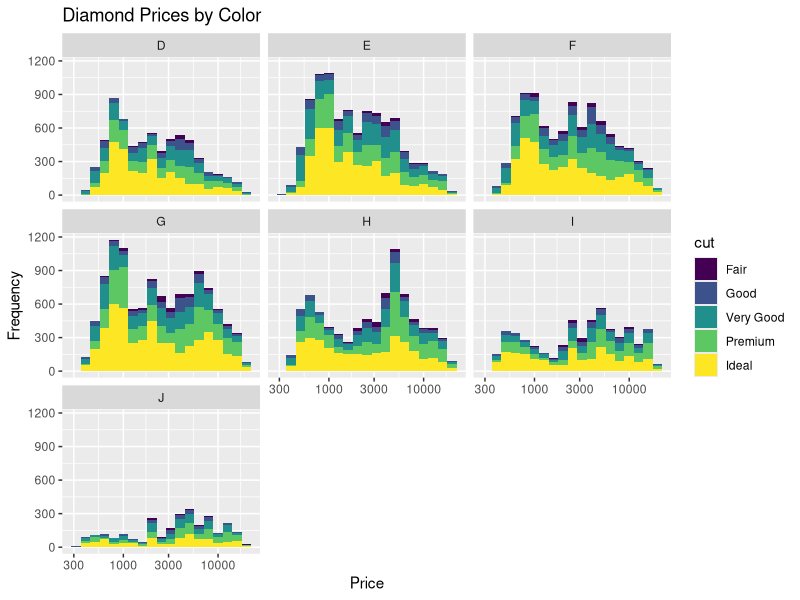
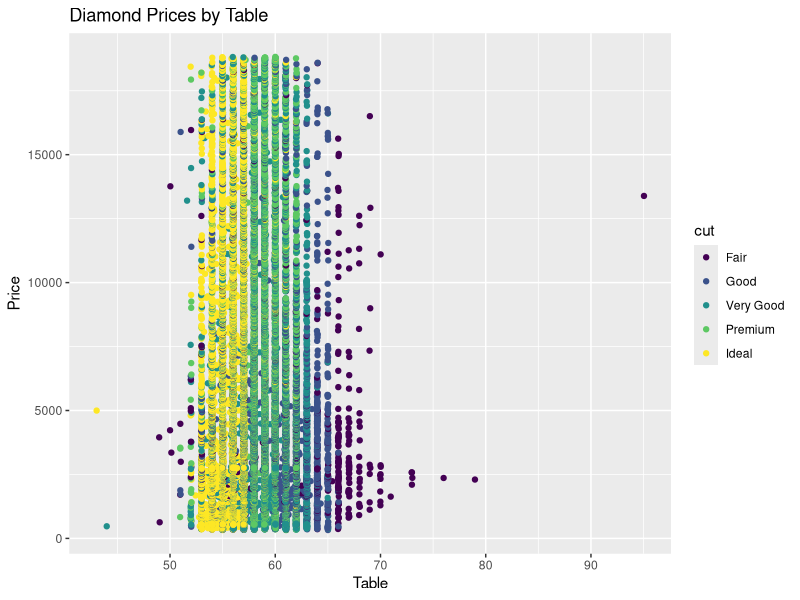
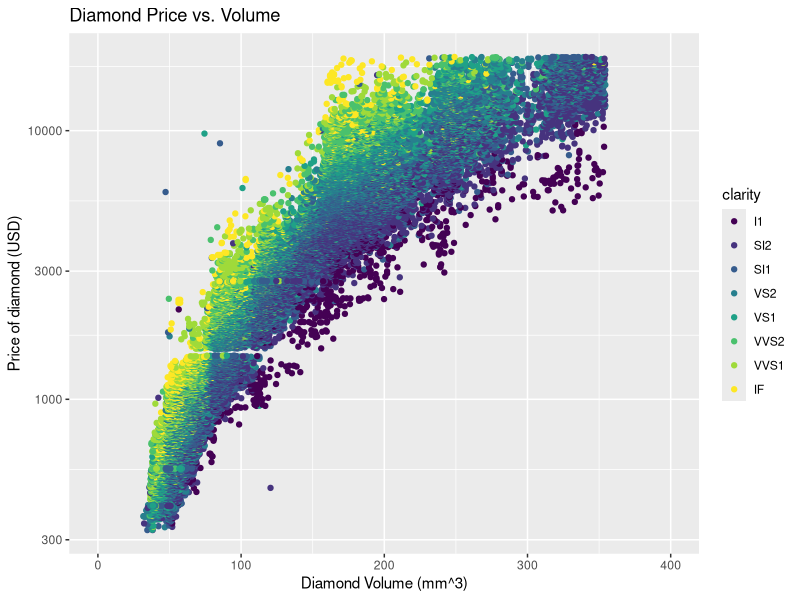

R code for these plots, in order:
# Load the data and libraries

library(ggplot2)
library(dplyr)
library(tidyr)
data("diamonds")

# Create a histogram of diamond prices. Facet the histogram by diamond color
# and use cut to color the histogram bars

ggplot(aes(x = price, fill = cut), data = diamonds) + geom_histogram(binwidth = .1) + 
  facet_wrap(~color) + labs(title = "Diamond Prices by Color", x = "Price", y = "Frequency") + 
  scale_x_log10()

# Create a scatterplot of diamond price vs.table and color the points by the cut of
# the diamond.

ggplot(aes(x = table, y = price, color = cut), data = diamonds) + 
  geom_point(position=position_jitter()) + 
  labs(title = "Diamond Prices by Table", x = "Table", y = "Price")

# What is the typical table range for the ideal cut?
55-57

# What is the typical table range for the premium cut?
58-62

# Create a scatterplot of diamond price vs. volume (x * y * z) and color the points by
# the clarity of diamonds. Use scale on the y-axis to take the log10 of price. You should also
# omit the top 1% of diamond volumes from the plot.

diamondsVolume = filter(diamonds, x*y*z > 0, x*y*z <= quantile(x*y*z, 0.99))

ggplot(aes(x = x*y*z, y = price, color = clarity), 
       data = diamondsVolume) + geom_point() +  
  scale_y_log10() + xlim(0,400) +
  labs(title = "Diamond Price vs. Volume", x = "Diamond Volume (mm^3)",
       y = "Price of diamond (USD)")

